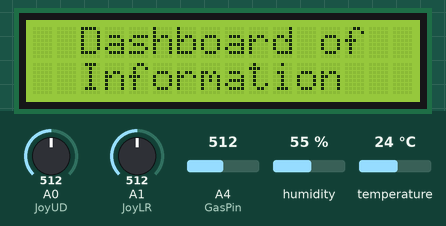
Recording of a sketch running on a simulated Arduino Uno, built with avr-gcc and run on an emulated ATmega328P. On the bench: 16×2 character LCD. The inputs (shaded band) are chosen by the test bench; at power-on: A1 (JoyLR) = 512, A4 (GasPin) = 512, A0 (JoyUD) = 512, humidity 55 %, temperature 24 °C. What the sketch prints to the serial monitor is not drawn.

Above: at 11.7 s.
11.8 s: A1 (JoyLR) set to 417
18.2 s: A1 (JoyLR) set to 385
At 18.9 s:
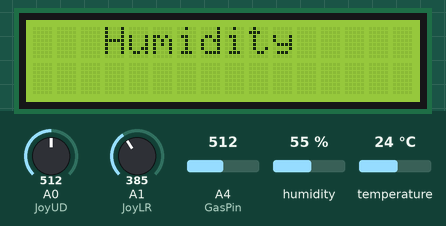
24.6 s: A4 (GasPin) set to 716
At 27.6 s:
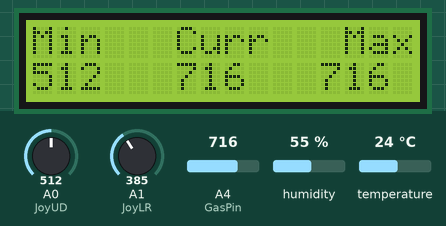
28.8 s: A4 (GasPin) set to 992
At 30.5 s:
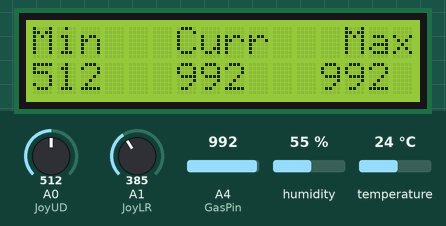
30.8 s: A4 (GasPin) set to 306
At 32.4 s:
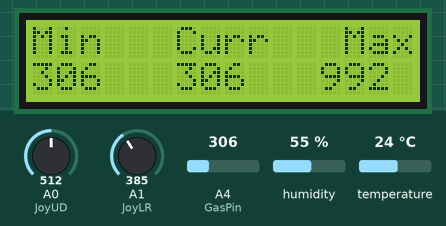
Timing chart, 0 to 33.9 s (numbered marks = the images above; inputs shaded):
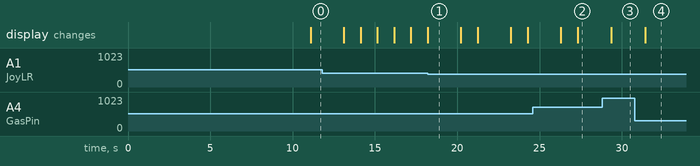

Measured:
- the behaviour switches between 403 and 402 on A1 (JoyLR) (found by bisection; images 0 and 1)
- after the input at 18.2 s, the display: changes at once (image 1)
- after the input at 24.6 s, the display: first differs from a run without the input after 2.7 s (image 2)
- after the input at 28.8 s, the display: changes after 0.57 s (image 3)
- after the input at 30.8 s, the display: changes after 0.61 s (image 4)
- what the display in image 1 shows lasts 2.0 s, from 18.2 s to 20.2 s

The sketch:

DataLoggerScreen.ino
```cpp
// REQUIRES the following Arduino libraries:
// - DHT Sensor Library: https://github.com/adafruit/DHT-sensor-library
// - Adafruit Unified Sensor Lib: https://github.com/adafruit/Adafruit_Sensor

#include <Adafruit_Sensor.h>
#include <DHT.h>
#include <DHT_U.h>

#include <LiquidCrystal.h>

// Define pins
#define DHTPIN 2
#define GasPin 4
#define JoyLR 1
#define JoyUD 0

// Uncomment the type of sensor in use:
#define DHTTYPE    DHT11     // DHT 11
//#define DHTTYPE    DHT22     // DHT 22 (AM2302)
//#define DHTTYPE    DHT21     // DHT 21 (AM2301)

DHT dht(DHTPIN, DHTTYPE);

LiquidCrystal lcd(13, 12, 11, 10, 9, 8);

uint32_t delayMS;

// Screen type being shown
//  0 - dashboard
//  1 - Humidity averages
//  2 - Temperature averages
//  3 - Gas O2 Averages
int screen;

bool firstMessageShown;

float joyLR;
float joyUD;

float sHumCurr, sTempCurr, sAirCurr;

float sHumLow, sHumHigh, sTempLow, sTempHigh, sAirLow, sAirHigh;

uint16_t dispCounter;

// Keeps a 24 hour history
String history[24];

// Size of the history array
int historyLength = 24;

int currentUptime;

long unsigned lastTimeActive;

int unsigned screensaverWaitTime = 10000;

void setup() {
  Serial.begin(9600);
  // Initialize device.
  dht.begin();
  // Set delay between sensor readings based on sensor details.
  delayMS = 1000;

  // LCD Startup
  lcd.begin(16, 2); //Initialize the 16x2 LCD
  lcd.clear();  //Clear any old data displayed on the LCD

  // Variable initialization
  screen = 0;
  sHumLow = 1000;
  sTempLow = 1000;
  sAirLow = 1000;
  firstMessageShown = false;

  // Welcome message and give gas sensor some time to warm up
  lcd.setCursor(0, 0);
  lcd.print("  Enviro Sense");
  lcd.setCursor(0, 1);
  lcd.print("  Temp Hum Gas");
  delay(10000);

  // Final initializations
  lastTimeActive = millis();
}

void loop() {
  // Delay between measurements.
  delay(delayMS);

  // Reading temperature or humidity takes about 250 milliseconds!
  // Sensor readings may also be up to 2 seconds 'old' (its a very slow sensor)
  sHumCurr = dht.readHumidity();
  // Read temperature as Celsius (the default)
  sTempCurr = dht.readTemperature();

  // Air sensor
  sAirCurr = analogRead(GasPin);

  // Minimums and maximums
  if (sHumLow > sHumCurr)
    sHumLow = sHumCurr;
  if (sHumHigh < sHumCurr)
    sHumHigh = sHumCurr;

  if (sTempLow > sTempCurr)
    sTempLow = sTempCurr;
  if (sTempHigh < sTempCurr)
    sTempHigh = sTempCurr;

  if (sAirLow > sAirCurr)
    sAirLow = sAirCurr;
  if (sAirHigh < sAirCurr)
    sAirHigh = sAirCurr;

  // Controls
  joyLR = map(analogRead(JoyLR), 0, 1006, 0, 10);
  joyUD = map(analogRead(JoyUD), 0, 1006, 0, 10);
  Serial.println(joyLR);
  Serial.println(joyUD);

  // Joystick activity for screensaver
  if (joyLR > 6 || joyLR < 4 || joyUD > 6 || joyUD < 4) {
    lastTimeActive = millis();
  }

  if (joyLR > 6) {
    // Right
    // TODO: Move max into var
    if (screen > 0)
      ChangeScreen(-1);
  } else if (joyLR < 4) {
    // Left
    if (screen < 3)
      ChangeScreen(1);
  }

  Screensaver();

  // Set what info is displayed on lcd
  if (screen == 0)
    DispDashboard();
  else if (screen == 4) {
    DispHitory();
  }
  else {
    DispDetails(screen);
  }

  // Historical saving of data
  //  Every 1 hour (1h*60m*60s*1000ms)
  currentUptime = millis() / 1000 / 60;// / 60;
  if ((currentUptime < historyLength) && (history[currentUptime] == "")) {
    RecordHistory(currentUptime);
  }

  // SerialSensorsOutput();
}

// Show current values and uptime
void DispDashboard() {
  ShowTextMessageOnce("  Dashboard of", "  Information", 2000);

  dispCounter++;

  // LCD Display
  lcd.clear();
  lcd.setCursor(0, 0);
  lcd.print("H:");
  lcd.print(sHumCurr, 0);
  lcd.print(" T:");
  lcd.print(sTempCurr, 0);
  lcd.print(" G:");
  lcd.print(sAirCurr, 0);

  // Show uptime on bottom lcd row
  lcd.setCursor(0, 1);
  lcd.print("UT:");
  lcd.print(millis() / 1000);

  // Display information every few iterations
  if (dispCounter > 10) {
    lcd.clear();
    lcd.setCursor(0, 0);

    lcd.print(" Humidity  Temp");
    lcd.setCursor(0, 1);
    lcd.print(" Gas/O2  Sensor");
    delay(3000);
    dispCounter = 0;
  }
}

//  Show averages
void DispDetails(int screenType) {
  lcd.clear();
  lcd.setCursor(0, 0);

  switch (screenType) {
    case 1:
      // Humidity
      ShowTextMessageOnce("   Humidity", "", 2000);
      lcd.print("Min   Curr   Max");
      lcd.setCursor(0, 1);
      lcd.print(sHumLow, 0);
      lcd.print("    ");
      lcd.print(sHumCurr, 0);
      lcd.print("    ");
      lcd.print(sHumHigh, 0);
      break;
    case 2:
      // Temperature
      ShowTextMessageOnce("  Temperature", "", 2000);
      lcd.print("Min   Curr   Max");
      lcd.setCursor(0, 1);
      lcd.print(sTempLow, 0);
      lcd.print("    ");
      lcd.print(sTempCurr, 0);
      lcd.print("    ");
      lcd.print(sTempHigh, 0);
      break;
    case 3:
      // Air
      ShowTextMessageOnce(" O2 Gas Sensor", "", 2000);
      lcd.print("Min   Curr   Max");
      lcd.setCursor(0, 1);
      lcd.print(sAirLow, 0);
      lcd.print("   ");
      lcd.print(sAirCurr, 0);
      lcd.print("   ");
      lcd.print(sAirHigh, 0);
      break;
    default:
      DispDashboard();
      break;
  }

}

// History screen, scrollable
void DispHitory() {
  lcd.clear();
  lcd.setCursor(0, 0);
  ShowTextMessageOnce("  Historical  ", "", 2000);
  // No history
  if (history[0] == "") {
    lcd.setCursor(0, 0);
    lcd.print("  Historical  ");
    lcd.setCursor(0, 0);
    lcd.print("No previous data");
  } else {

  }


}

void ChangeScreen(int changeValue) {
  screen = screen + changeValue;
  firstMessageShown = false;
}

// Show a message on the LCD for a amount of time
void ShowTextMessageOnce(String topLine, String bottomLine, int showTime) {
  if (firstMessageShown)
    return;

  lcd.clear();
  lcd.setCursor(0, 0);
  lcd.print(topLine);
  lcd.setCursor(0, 1);
  lcd.print(bottomLine);
  delay(showTime);
  firstMessageShown = true;

  // Clean up
  lcd.clear();
  lcd.setCursor(0, 0);
}

// Records current values to array at current time slot
void RecordHistory(int historyIndex) {
  // "[time ago],[humidity],[temperature],[gas]"
  String dataToSave = String(historyIndex) + "," + String(sHumCurr, 0) + "," + String(sTempCurr, 0) + "," + String(sAirCurr, 0);
  history[historyIndex] = dataToSave;
}

void Screensaver() {
  if ((millis() - lastTimeActive) > screensaverWaitTime) {
    lcd.noDisplay();
  } else {
    lcd.display();
  }
}

// Prints sensor values out to Serial, if available
void SerialSensorsOutput() {
  // Check if Serial connection is available
  if (!Serial)
    return;

  // Print to serial
  Serial.print("Temp: ");
  Serial.print(sTempCurr, 0);
  Serial.print("\tHumidity: ");
  Serial.print(sHumCurr, 0);
  Serial.print("\tGas: ");
  Serial.print(sAirCurr, 0);

  Serial.print("\t: ");
  Serial.print(joyLR, 0);
  Serial.print("\t: ");
  Serial.print(joyUD, 0);

  Serial.println(" ");
}
```
